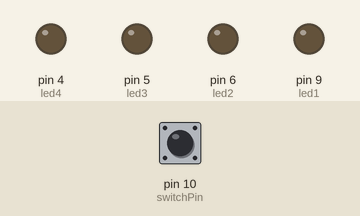
This sketch was run on a simulated Arduino Uno, built with avr-gcc and run on an emulated ATmega328P. Parts: output pins drawn as LEDs (lit = HIGH). The inputs (shaded band) are chosen by the test bench; at power-on: pin 10 (switchPin) LOW.

Above: at 0.08 s.
1.3 s: pin 10 (switchPin) pulled HIGH for 3.2 s
At 1.53 s:
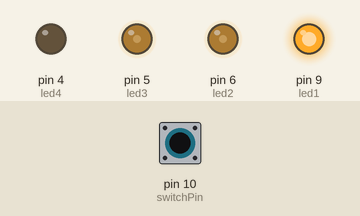
At 4.9 s:
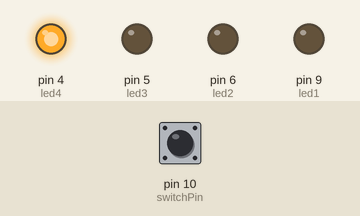
6.0 s: pin 10 (switchPin) pulled HIGH for 0.15 s
At 6.24 s:
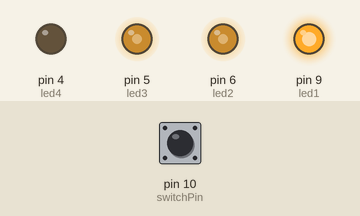
9.0 s: pin 10 (switchPin) pulled HIGH for 1 s
16.0 s: pin 10 (switchPin) pulled HIGH for 0.15 s
Timing chart, 0 to 20.0 s (numbered marks = the images above; inputs shaded):
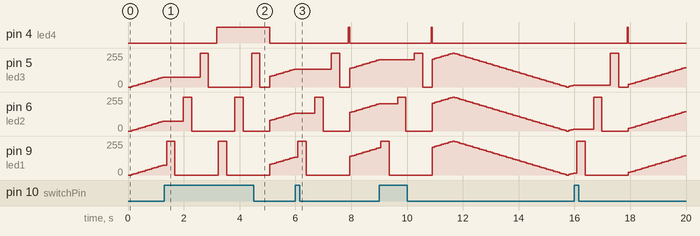

Measured:
- after the input at 1.3 s, pin 4 (led4): LOW → HIGH after 1.9 s, → LOW 1.9 s later
- after the input at 6.0 s, pin 4 (led4): LOW → HIGH after 1.9 s, → LOW 0.05 s later
- after the input at 9.0 s, pin 4 (led4): LOW → HIGH after 1.9 s, → LOW 0.05 s later
- after the input at 16.0 s, pin 4 (led4): LOW → HIGH after 1.9 s, → LOW 0.05 s later

The sketch:

sketch_jul07a.ino
```cpp
/*
 Based on Open Source LED Fade Sketch
 Added button debounce and latching functions
 Written for Arduino Micro [9, 6,  5, 4 & switch 10]
 Written for Arduino Uno   [9, 10, 11,  & switch ]..?
 */
int switchPin = 10;     // switch is connected to pin 2
int led1 = 9;           // First PWM pin
int led2 = 6;           // Second PWM pin
int led3 = 5;           // Third PWM pin
int led4 = 4;           // Hidden

int brightness = 0;    // how bright the LED is
int fadeAmount = 5;    // how many points to fade the LED by

int btn;               // variable for reading the pin status
int btn2;              // variable for reading the delayed status
int buttonState;       // variable to hold the button state
int mode;              // 2 state function modes

// the setup routine runs once when you press reset:
void setup() {
  pinMode(switchPin, INPUT);              // Set the switch pin as input
  pinMode(led1, OUTPUT);                  // declare pin 9 & 10 to be outputs:
  pinMode(led2, OUTPUT);                  // declare pin 9 & 10 to be outputs:
  pinMode(led3, OUTPUT);                  // declare pin 11 to be an output:
  pinMode(led4, OUTPUT);                  // declare pin 11 to be an output:
  buttonState = digitalRead(switchPin);   // read the initial state
}

// Continuous:
void loop() {
  btn = digitalRead(switchPin);       // read input value and store it in val
  delay(50);                          // 50 msec debounce
  btn2 = digitalRead(switchPin);      // read the input again to check for bounces
  /* BUTTON LATCHING */
  if(btn == btn2){
      /* FADING FUNCTION */
      if(btn == 0){
        digitalWrite(led4, LOW);
        // set the brightness of pin 9:
        analogWrite(led1, brightness);
        analogWrite(led2, brightness);
        analogWrite(led3, brightness);

        // change the brightness for next time through the loop:
        brightness = brightness + fadeAmount;

        // reverse the direction of the fading at the ends of the fade:
        if (brightness <= 0 || brightness >= 255) {
          fadeAmount = -fadeAmount;
        }
        // wait for 30 milliseconds to see the dimming effect
        delay(30);
      }
      /* BLINK FUNCTION - REPLACE WITH RFID */
      else if(btn == 1){
        digitalWrite(led1, HIGH);
        delay(300);
        digitalWrite(led1, LOW);
        delay(300);
        digitalWrite(led2, HIGH);
        delay(300);
        digitalWrite(led2, LOW);
        delay(300);
        digitalWrite(led3, HIGH);
        delay(300);
        digitalWrite(led3, LOW);
        delay(300);
        digitalWrite(led4, HIGH);
      }
  }
}
```
